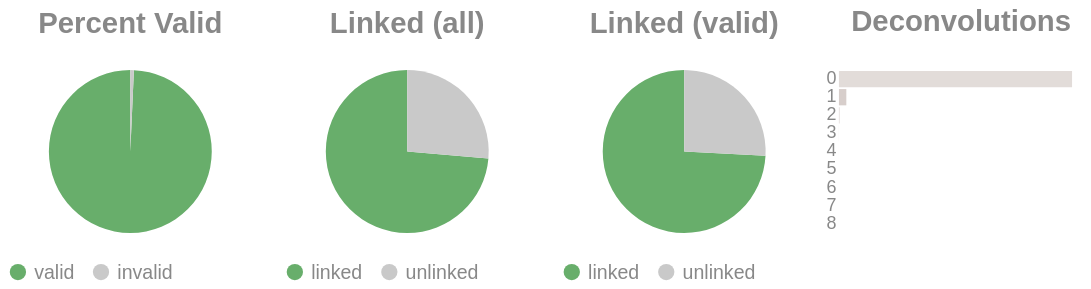

This figure's notebook cell:
### Code cell
if SKIPLR:
    pass
else:
    clash = Counter()
    for i in valids['molecule'].to_list():
        _mol = i.split("-")
        if len(_mol) == 1:
            clash.update('0')
        else:
            clash.update(_mol[-1])

    _d = {"deconvolutions": [], 'count': []}
    for k,v in clash.items():
        _d['deconvolutions'].append(k)
        _d['count'].append(v)

    tot_valid = valids['reads'].sum()
    mask = valids['reads'] >= 2
    n_linked_reads = valids.filter(mask)['reads'].sum()
    if n_linked_reads == 0:
        print_html("No linked molecules (>=2 reads) were detected; skipping linked-only distributions.")
        SKIPLR = True
    else:
        perc_valid = round(tot_valid / n_reads, 4)
        linked_perc_abs = round(n_linked_reads / n_reads, 4)
        linked_perc = round(n_linked_reads / tot_valid, 4)

    _valid = pl.DataFrame({"valids": ['valid', 'invalid'], "count": [tot_valid, n_reads - tot_valid]})
    _linked_abs = pl.DataFrame({"linked (absolute)": ['linked', 'unlinked'], "count": [n_linked_reads, n_reads - n_linked_reads]})
    _linked_rel = pl.DataFrame({"linked (valids)": ['linked', 'unlinked'], "count": [n_linked_reads, tot_valid - n_linked_reads]})

    (
        alt.hconcat(
            piechart(_valid, goodval = 'valid', title = "Percent Valid"),
            piechart(_linked_abs, goodval = "linked", title =  "Linked (all)"),
            piechart(_linked_rel, goodval = "linked", title =  "Linked (valid)"),
            convolutionbar(pl.DataFrame(_d), title = "Deconvolutions"),
            center = True,
            bounds = 'flush'
        )
        .resolve_scale(color='independent')
        .resolve_legend('independent')
        .properties(usermeta={'embedOptions': {"actions": False}})
    ).display()

### Figure 1 — Vega-Lite specification as saved in the notebook (floating-point values rounded to 4 significant figures)
{"width": "container", "height": 400, "config": {"title": {"anchor": "start", "dy": -15, "fontSize": 18, "color": "#888888", "subtitleColor": "#888888", "subtitleFontSize": 14}, "arc": {"fill": "#0072B2"}, "axis": {"domainColor": "#888888", "domainWidth": 0.5, "gridWidth": 0.2, "grid": false, "titleFontWeight": 400, "titleFontSize": 15, "labelFontSize": 11, "labelColor": "#888888", "tickColor": "#888888", "tickWidth": 0.2, "titleColor": "#888888"}, "axisBand": {"grid": false}, "axisX": {"grid": true, "tickSize": 10, "domainCap": "round"}, "axisY": {"domain": false, "grid": true, "tickSize": 0, "domainCap": "round"}, "background": "transparent", "header": {"labelFontSize": 15, "labelColor": "#888888", "titleFontSize": 15, "titleFontWeight": 600, "titleColor": "#888888"}, "legend": {"labelFont": "sans-serif", "labelFontSize": 12, "labelColor": "#888888", "symbolSize": 100, "symbolType": "circle", "titleFontSize": 12, "titlePadding": 10, "titleColor": "#888888", "title": null}, "range": {"category": ["#E69F00", "#56B4E9", "#009E73", "#F0E442", "#0072B2", "#D55E00", "#CC79A7", "#000000"], "diverging": ["#cfe8f3", "#a2d4ec", "#73bfe2", "#46abdb", "#1696d2", "#12719e"]}, "area": {"fill": "#0072B2", "fillOpacity": 0.7, "line": true, "strokeOpacity": 0.7}, "line": {"color": "#0072B2", "stroke": "#0072B2", "strokeWidth": 2}, "trail": {"color": "#0072B2", "stroke": "#0072B2", "strokeWidth": 0, "size": 1}, "point": {"filled": true, "fillOpacity": 1.0, "size": 95}, "text": {"color": "#888888", "fontSize": 11, "align": "right", "fontWeight": 400, "size": 11}, "bar": {"fill": "#0072B2", "stroke": null}, "view": {"stroke": null, "continuousWidth": 660, "continuousHeight": 400}}, "hconcat": [{"data": {"name": "data-a50600ce6a6869fd26fc277617dd58d4"}, "mark": {"type": "arc"}, "encoding": {"color": {"field": "valids", "legend": {"orient": "bottom", "title": null}, "scale": {"domain": ["valid", "invalid"], "range": ["#68ae6b", "#C9C9C9"]}, "title": "Valids", "type": "nominal"}, "theta": {"field": "count", "type": "quantitative"}, "tooltip": [{"field": "valids", "title": "Valids", "type": "ordinal"}, {"field": "percent", "format": ".2%", "title": "Percent", "type": "quantitative"}, {"field": "count", "title": "Count", "type": "quantitative"}]}, "height": 100, "title": {"text": "Percent Valid", "align": "center", "anchor": "middle"}, "transform": [{"calculate": "datum.count / 12916321", "as": "percent"}], "width": 150}, {"data": {"name": "data-a617198d918574011e4005b8ffaae255"}, "mark": {"type": "arc"}, "encoding": {"color": {"field": "linked (absolute)", "legend": {"orient": "bottom", "title": null}, "scale": {"domain": ["linked", "unlinked"], "range": ["#68ae6b", "#C9C9C9"]}, "title": "Linked (Absolute)", "type": "nominal"}, "theta": {"field": "count", "type": "quantitative"}, "tooltip": [{"field": "linked (absolute)", "title": "Linked (Absolute)", "type": "ordinal"}, {"field": "percent", "format": ".2%", "title": "Percent", "type": "quantitative"}, {"field": "count", "title": "Count", "type": "quantitative"}]}, "height": 100, "title": {"text": "Linked (all)", "align": "center", "anchor": "middle"}, "transform": [{"calculate": "datum.count / 12916321", "as": "percent"}], "width": 150}, {"data": {"name": "data-bea6ba06fbd9169b04f11abc519ff1ad"}, "mark": {"type": "arc"}, "encoding": {"color": {"field": "linked (valids)", "legend": {"orient": "bottom", "title": null}, "scale": {"domain": ["linked", "unlinked"], "range": ["#68ae6b", "#C9C9C9"]}, "title": "Linked (Valids)", "type": "nominal"}, "theta": {"field": "count", "type": "quantitative"}, "tooltip": [{"field": "linked (valids)", "title": "Linked (Valids)", "type": "ordinal"}, {"field": "percent", "format": ".2%", "title": "Percent", "type": "quantitative"}, {"field": "count", "title": "Count", "type": "quantitative"}]}, "height": 100, "title": {"text": "Linked (valid)", "align": "center", "anchor": "middle"}, "transform": [{"calculate": "datum.count / 12825836", "as": "percent"}], "width": 150}, {"data": {"name": "data-82e739404805aab79ef4a9f9e7e79593"}, "mark": {"type": "bar"}, "encoding": {"color": {"field": "deconvolutions", "legend": null, "scale": {"scheme": "lightgreyred"}, "type": "nominal"}, "tooltip": [{"field": "deconvolutions", "title": "Deconvolutions", "type": "ordinal"}, {"field": "percent", "format": ".2%", "title": "Percent", "type": "quantitative"}, {"field": "count", "title": "Count", "type": "quantitative"}], "x": {"axis": null, "field": "count", "type": "quantitative"}, "y": {"field": "deconvolutions", "sort": "ascending", "title": null, "type": "nominal"}}, "height": 100, "title": {"text": "Deconvolutions", "align": "center", "anchor": "middle"}, "transform": [{"calculate": "datum.count / 5424636", "as": "percent"}], "width": 150}], "bounds": "flush", "center": true, "resolve": {"legend": {"angle": "independent"}, "scale": {"color": "independent"}}, "usermeta": {"embedOptions": {"actions": false}}, "$schema": "https://vega.github.io/schema/vega-lite/v6.1.0.json", "datasets": {"data-a50600ce6a6869fd26fc277617dd58d4": [{"valids": "valid", "count": 12825836}, {"valids": "invalid", "count": 90485}], "data-a617198d918574011e4005b8ffaae255": [{"linked (absolute)": "linked", "count": 9513149}, {"linked (absolute)": "unlinked", "count": 3403172}], "data-bea6ba06fbd9169b04f11abc519ff1ad": [{"linked (valids)": "linked", "count": 9513149}, {"linked (valids)": "unlinked", "count": 3312687}], "data-82e739404805aab79ef4a9f9e7e79593": [{"deconvolutions": "0", "count": 5247328}, {"deconvolutions": "1", "count": 166475}, {"deconvolutions": "2", "count": 9684}, {"deconvolutions": "3", "count": 936}, {"deconvolutions": "4", "count": 159}, {"deconvolutions": "5", "count": 41}, {"deconvolutions": "6", "count": 10}, {"deconvolutions": "7", "count": 2}, {"deconvolutions": "8", "count": 1}]}}
